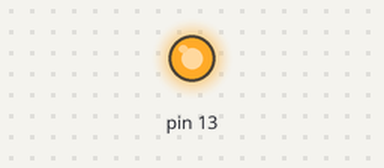
A sketch run on a simulated Arduino Uno, built with avr-gcc and run on an emulated ATmega328P. On the bench: output pins drawn as LEDs (lit = HIGH).

Above: at 0.1 s.
Timing chart, 0 to 1.6 s (numbered marks = the images above):
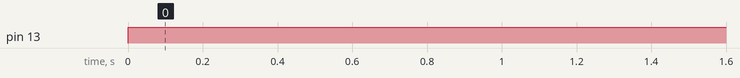

Measured:
- by itself, pin 13: LOW → HIGH at 0.00 s

The sketch:

ArduinoMain.ino
```cpp
/************************************************************
 * Arduino Main
 *
 * @description   This arduino sketch controls the accelerometer,
 *                and speaker.
 *
 * @author        Harrison Statham
 */

#include <stdint.h>

const byte gameOverSignal = 2;
const byte newGameSignal  = 3;
const byte missileHit     = 4;
const byte shipCityHit    = 5;

void setup() {

  // Connect to the serial port.
  Serial.begin(9600);


  pinMode(13, OUTPUT);
}

void loop() {
  // put your main code here, to run repeatedly:

  digitalWrite(13, HIGH);
}
```
